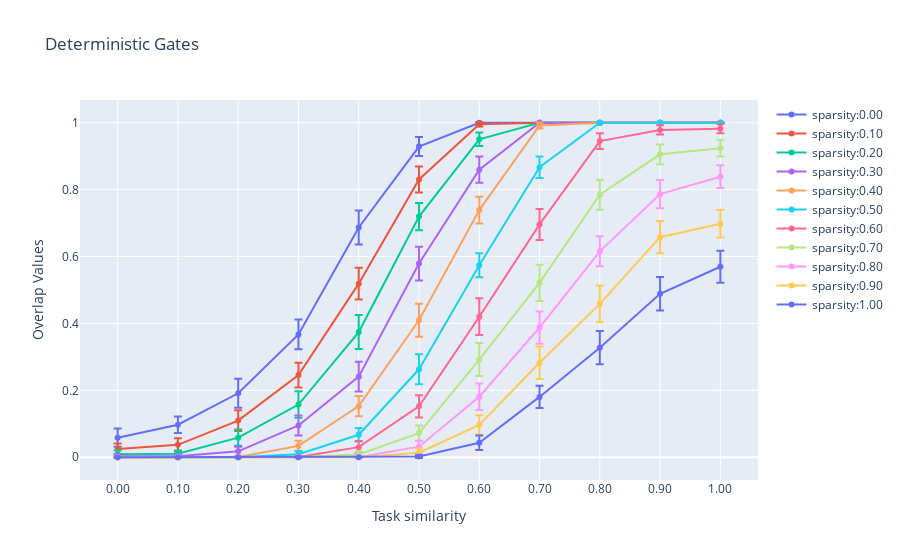
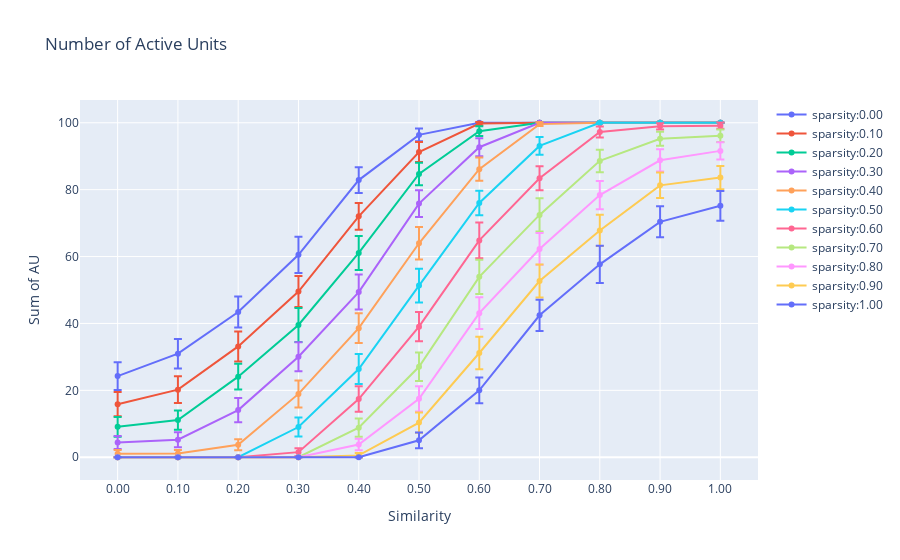

Notebook code cell kept with these figures, in order:
### Code cell
fig = go.Figure()
fig1 = go.Figure()

for s in all_d_overlaps.keys():
    overlap_means = []
    overlap_stds = []
    x = []
    means_ones = []
    stds_ones = []
    x = []
    for v in all_d_overlaps[s].keys():
        overlap_stds.append(all_d_overlaps[s][v]['std'])
        overlap_means.append(all_d_overlaps[s][v]['mean'])
        x.append(v)
        means_ones.append(all_d_overlaps[s][v]['mean_ones'])
        stds_ones.append(all_d_overlaps[s][v]['std_ones'])

    fig.add_trace(go.Scatter(x=x, 
                            y=overlap_means, 
                            error_y=dict(
                                        type='data',
                                        array=overlap_stds,
                                        visible=True,
                                        ),
                            mode='lines+markers',
                            name=f"sparsity:{s}"
                            ))
    
    fig1.add_trace(go.Scatter(x=x,
                              y=means_ones,
                              error_y=dict(
                                  type='data',
                                  array=stds_ones,
                                  visible=True,
                              ),
                              mode='lines+markers',
                              name=f"sparsity:{s}"))
        # print(all_d_overlaps[s][v])
fig.update_layout(showlegend=True,
                  title="Deterministic Gates",
                  xaxis_title='Task similarity',
                  yaxis_title='Overlap Values')
fig1.update_layout(showlegend=True,
                   title="Number of Active Units",
                   xaxis_title="Similarity",
                   yaxis_title="Sum of AU")

fig.show()
fig1.show()

### Figure 1 — Plotly figure (JSON) as saved in the notebook; plotly's stock layout.template omitted (floating-point values rounded to 4 significant figures)
{"data": [{"error_y": {"array": [0.02723, 0.0245, 0.0433, 0.04468, 0.05061, 0.02826, 0, 0, 0, 0, 0], "type": "data", "visible": true}, "mode": "lines+markers", "name": "sparsity:0.00", "type": "scatter", "x": ["0.00", "0.10", "0.20", "0.30", "0.40", "0.50", "0.60", "0.70", "0.80", "0.90", "1.00"], "y": [0.0584, 0.0972, 0.1912, 0.3672, 0.687, 0.9288, 1, 1, 1, 1, 1]}, {"error_y": {"array": [0.01688, 0.01952, 0.03092, 0.03699, 0.04747, 0.03893, 0.006705, 0, 0, 0, 0], "type": "data", "visible": true}, "mode": "lines+markers", "name": "sparsity:0.10", "type": "scatter", "x": ["0.00", "0.10", "0.20", "0.30", "0.40", "0.50", "0.60", "0.70", "0.80", "0.90", "1.00"], "y": [0.0246, 0.037, 0.1096, 0.2458, 0.519, 0.8304, 0.9952, 1, 1, 1, 1]}, {"error_y": {"array": [0.01111, 0.009897, 0.02417, 0.03983, 0.05076, 0.04106, 0.02024, 0, 0, 0, 0], "type": "data", "visible": true}, "mode": "lines+markers", "name": "sparsity:0.20", "type": "scatter", "x": ["0.00", "0.10", "0.20", "0.30", "0.40", "0.50", "0.60", "0.70", "0.80", "0.90", "1.00"], "y": [0.0092, 0.0102, 0.0586, 0.1576, 0.3742, 0.7194, 0.9506, 1, 1, 1, 1]}, {"error_y": {"array": [0.00581, 0.005385, 0.01408, 0.02995, 0.0446, 0.05065, 0.03934, 0, 0, 0, 0], "type": "data", "visible": true}, "mode": "lines+markers", "name": "sparsity:0.30", "type": "scatter", "x": ["0.00", "0.10", "0.20", "0.30", "0.40", "0.50", "0.60", "0.70", "0.80", "0.90", "1.00"], "y": [0.0032, 0.003, 0.0176, 0.095, 0.241, 0.579, 0.8596, 1, 1, 1, 1]}, {"error_y": {"array": [0.0014, 0, 0.002713, 0.01562, 0.02994, 0.04923, 0.03988, 0.008875, 0, 0, 0], "type": "data", "visible": true}, "mode": "lines+markers", "name": "sparsity:0.40", "type": "scatter", "x": ["0.00", "0.10", "0.20", "0.30", "0.40", "0.50", "0.60", "0.70", "0.80", "0.90", "1.00"], "y": [0.0002, 0, 0.0008, 0.034, 0.1528, 0.4096, 0.7388, 0.9918, 1, 1, 1]}, {"error_y": {"array": [0, 0, 0, 0.009, 0.0203, 0.04473, 0.03571, 0.03226, 0, 0, 0], "type": "data", "visible": true}, "mode": "lines+markers", "name": "sparsity:0.50", "type": "scatter", "x": ["0.00", "0.10", "0.20", "0.30", "0.40", "0.50", "0.60", "0.70", "0.80", "0.90", "1.00"], "y": [0, 0, 0, 0.009, 0.0672, 0.263, 0.5738, 0.867, 1, 1, 1]}, {"error_y": {"array": [0, 0, 0, 0.002713, 0.01816, 0.03348, 0.05486, 0.04648, 0.02334, 0.01371, 0.01408], "type": "data", "visible": true}, "mode": "lines+markers", "name": "sparsity:0.60", "type": "scatter", "x": ["0.00", "0.10", "0.20", "0.30", "0.40", "0.50", "0.60", "0.70", "0.80", "0.90", "1.00"], "y": [0, 0, 0, 0.0008, 0.0302, 0.1522, 0.4202, 0.696, 0.9452, 0.9786, 0.9824]}, {"error_y": {"array": [0, 0, 0, 0, 0.009666, 0.02283, 0.04908, 0.05426, 0.04513, 0.02961, 0.02498], "type": "data", "visible": true}, "mode": "lines+markers", "name": "sparsity:0.70", "type": "scatter", "x": ["0.00", "0.10", "0.20", "0.30", "0.40", "0.50", "0.60", "0.70", "0.80", "0.90", "1.00"], "y": [0, 0, 0, 0, 0.0084, 0.0722, 0.2922, 0.5214, 0.7848, 0.9056, 0.924]}, {"error_y": {"array": [0, 0, 0, 0, 0.00196, 0.01793, 0.03959, 0.04822, 0.04482, 0.04236, 0.0338], "type": "data", "visible": true}, "mode": "lines+markers", "name": "sparsity:0.80", "type": "scatter", "x": ["0.00", "0.10", "0.20", "0.30", "0.40", "0.50", "0.60", "0.70", "0.80", "0.90", "1.00"], "y": [0, 0, 0, 0, 0.0004, 0.0316, 0.1808, 0.3878, 0.6156, 0.7866, 0.8388]}, {"error_y": {"array": [0, 0, 0, 0, 0, 0.01261, 0.02868, 0.04845, 0.05503, 0.04817, 0.04102], "type": "data", "visible": true}, "mode": "lines+markers", "name": "sparsity:0.90", "type": "scatter", "x": ["0.00", "0.10", "0.20", "0.30", "0.40", "0.50", "0.60", "0.70", "0.80", "0.90", "1.00"], "y": [0, 0, 0, 0, 0, 0.0136, 0.0966, 0.2826, 0.4586, 0.658, 0.6982]}, {"error_y": {"array": [0, 0, 0, 0, 0, 0.0046, 0.02186, 0.03328, 0.0499, 0.05, 0.04804], "type": "data", "visible": true}, "mode": "lines+markers", "name": "sparsity:1.00", "type": "scatter", "x": ["0.00", "0.10", "0.20", "0.30", "0.40", "0.50", "0.60", "0.70", "0.80", "0.90", "1.00"], "y": [0, 0, 0, 0, 0, 0.0022, 0.0432, 0.1804, 0.3276, 0.4886, 0.5696]}], "layout": {"showlegend": true, "title": {"text": "Deterministic Gates"}, "xaxis": {"title": {"text": "Task similarity"}}, "yaxis": {"title": {"text": "Overlap Values"}}}}

### Figure 2 — Plotly figure (JSON) as saved in the notebook; plotly's stock layout.template omitted (floating-point values rounded to 4 significant figures)
{"data": [{"error_y": {"array": [4.146, 4.413, 4.622, 5.414, 3.86, 1.927, 0, 0, 0, 0, 0], "type": "data", "visible": true}, "mode": "lines+markers", "name": "sparsity:0.00", "type": "scatter", "x": ["0.00", "0.10", "0.20", "0.30", "0.40", "0.50", "0.60", "0.70", "0.80", "0.90", "1.00"], "y": [24.26, 30.96, 43.43, 60.51, 82.86, 96.37, 100, 100, 100, 100, 100]}, {"error_y": {"array": [3.618, 4.006, 4.488, 4.601, 3.987, 2.985, 0.4716, 0, 0, 0, 0], "type": "data", "visible": true}, "mode": "lines+markers", "name": "sparsity:0.10", "type": "scatter", "x": ["0.00", "0.10", "0.20", "0.30", "0.40", "0.50", "0.60", "0.70", "0.80", "0.90", "1.00"], "y": [15.87, 20.21, 33.14, 49.55, 72.02, 91.26, 99.76, 100, 100, 100, 100]}, {"error_y": {"array": [2.934, 2.863, 3.858, 5.049, 5.092, 3.37, 1.452, 0, 0, 0, 0], "type": "data", "visible": true}, "mode": "lines+markers", "name": "sparsity:0.20", "type": "scatter", "x": ["0.00", "0.10", "0.20", "0.30", "0.40", "0.50", "0.60", "0.70", "0.80", "0.90", "1.00"], "y": [9.1, 11.11, 24.09, 39.54, 61.07, 84.69, 97.47, 100, 100, 100, 100]}, {"error_y": {"array": [1.965, 2.238, 3.609, 4.344, 5.24, 3.992, 2.671, 0, 0, 0, 0], "type": "data", "visible": true}, "mode": "lines+markers", "name": "sparsity:0.30", "type": "scatter", "x": ["0.00", "0.10", "0.20", "0.30", "0.40", "0.50", "0.60", "0.70", "0.80", "0.90", "1.00"], "y": [4.4, 5.25, 14.09, 30.03, 49.38, 75.84, 92.69, 100, 100, 100, 100]}, {"error_y": {"array": [1.104, 1.033, 1.651, 4.039, 4.432, 4.832, 3.491, 0.5674, 0, 0, 0], "type": "data", "visible": true}, "mode": "lines+markers", "name": "sparsity:0.40", "type": "scatter", "x": ["0.00", "0.10", "0.20", "0.30", "0.40", "0.50", "0.60", "0.70", "0.80", "0.90", "1.00"], "y": [1.04, 1.15, 3.71, 18.94, 38.58, 63.97, 86.12, 99.59, 100, 100, 100]}, {"error_y": {"array": [0, 0, 0, 2.862, 4.485, 5.037, 3.656, 2.647, 0, 0, 0], "type": "data", "visible": true}, "mode": "lines+markers", "name": "sparsity:0.50", "type": "scatter", "x": ["0.00", "0.10", "0.20", "0.30", "0.40", "0.50", "0.60", "0.70", "0.80", "0.90", "1.00"], "y": [0, 0, 0, 9.03, 26.39, 51.31, 76.01, 93.07, 100, 100, 100]}, {"error_y": {"array": [0, 0, 0, 1.17, 3.802, 4.376, 5.369, 3.583, 1.674, 0.9301, 0.9411], "type": "data", "visible": true}, "mode": "lines+markers", "name": "sparsity:0.60", "type": "scatter", "x": ["0.00", "0.10", "0.20", "0.30", "0.40", "0.50", "0.60", "0.70", "0.80", "0.90", "1.00"], "y": [0, 0, 0, 1.53, 17.39, 39.03, 64.83, 83.4, 97.24, 98.93, 99.12]}, {"error_y": {"array": [0, 0, 0, 0, 2.714, 4.271, 5.128, 4.951, 3.365, 2.087, 1.838], "type": "data", "visible": true}, "mode": "lines+markers", "name": "sparsity:0.70", "type": "scatter", "x": ["0.00", "0.10", "0.20", "0.30", "0.40", "0.50", "0.60", "0.70", "0.80", "0.90", "1.00"], "y": [0, 0, 0, 0, 8.85, 27.04, 53.94, 72.45, 88.6, 95.23, 96.11]}, {"error_y": {"array": [0, 0, 0, 0, 1.703, 3.78, 4.722, 4.754, 4.242, 3.324, 2.562], "type": "data", "visible": true}, "mode": "lines+markers", "name": "sparsity:0.80", "type": "scatter", "x": ["0.00", "0.10", "0.20", "0.30", "0.40", "0.50", "0.60", "0.70", "0.80", "0.90", "1.00"], "y": [0, 0, 0, 0, 3.8, 17.46, 43.08, 62.27, 78.38, 88.78, 91.59]}, {"error_y": {"array": [0, 0, 0, 0, 0.6974, 3.055, 4.853, 4.925, 4.651, 3.813, 3.481], "type": "data", "visible": true}, "mode": "lines+markers", "name": "sparsity:0.90", "type": "scatter", "x": ["0.00", "0.10", "0.20", "0.30", "0.40", "0.50", "0.60", "0.70", "0.80", "0.90", "1.00"], "y": [0, 0, 0, 0, 0.56, 10.36, 31.16, 52.69, 67.81, 81.28, 83.61]}, {"error_y": {"array": [0, 0, 0, 0, 0, 2.366, 3.857, 4.682, 5.562, 4.647, 4.454], "type": "data", "visible": true}, "mode": "lines+markers", "name": "sparsity:1.00", "type": "scatter", "x": ["0.00", "0.10", "0.20", "0.30", "0.40", "0.50", "0.60", "0.70", "0.80", "0.90", "1.00"], "y": [0, 0, 0, 0, 0, 5.06, 20, 42.43, 57.68, 70.38, 75.16]}], "layout": {"showlegend": true, "title": {"text": "Number of Active Units"}, "xaxis": {"title": {"text": "Similarity"}}, "yaxis": {"title": {"text": "Sum of AU"}}}}
